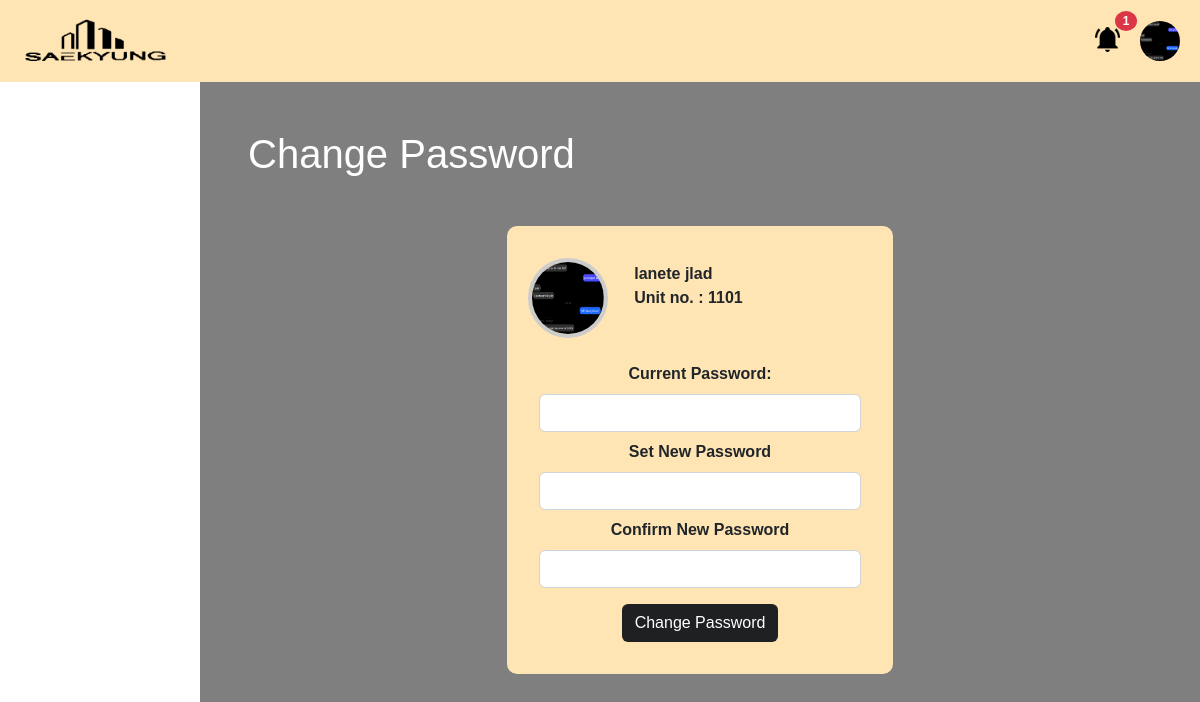
The page /FrontEnd/residents/changepass2.php (signed in) on the database its author committed.
### tables this page shows
CREATE TABLE `accounts` (
  `accountID` int(11) NOT NULL,
  `userID` varchar(20) NOT NULL,
  `password` varchar(50) NOT NULL,
  `defaultPass` varchar(100) NOT NULL,
  `firstname` varchar(100) NOT NULL,
  `lastname` varchar(100) NOT NULL,
  `img` varchar(255) NOT NULL DEFAULT '../../FrontEnd/_assets/images/profile.png',
  `usertype` varchar(100) NOT NULL DEFAULT 'user'
);

### FrontEnd/residents/changepass2.php (the view, shortened to what this page needs)
<?php
include '../../BackEnd/database/config.php';
?>
<!DOCTYPE html>
<html lang="en">
<head>
    <link rel="stylesheet" href="https://cdn.jsdelivr.net/npm/bootstrap-icons@1.9.1/font/bootstrap-icons.css">
    <link rel="stylesheet" href="../_assets/css/bootstrap.css">
    <link rel="stylesheet" href="../_assets/css/custom.css">
</head>
<body style="background-image:url(../_assets/images/resident.png); background-repeat: no-repeat; background-size: cover; background-position:center; height:100%;">
    <nav class="navbar navbar-expand-md px-2 bg-inner">
        <div class="container-fluid">
            <a href="dashboard.php" class="navbar-brand"><img src="../_assets/images/FINAL LOGO.png" alt="LOGO" class="img-fluid position-relative" width=150; style="top:3px;"></a>
            <?php
            $selectnotif = mysqli_query($conn, "SELECT * FROM notifications_resident WHERE status = 0");
            $count = mysqli_num_rows($selectnotif);
            ?>
            <div class="d-flex flex-row gap-2">
                <div class="dropdown position-relative p-0 m-0">
                    <button type="button" class="btn btn-link border-0 mx-auto text-decoration-none" data-bs-toggle="dropdown"><img src="../_assets/images/bell.png" class="img-fluid" width="25">
                        <?php
                        if ($count == 0) {
                        } else {
                            echo '<span class="badge bg-danger rounded-circle" style="position: absolute; top:-10px; left:2rem;">';
                            echo $count;
                        }
                        ?>
                    </button>
                </div>
                <?php if (isset($_SESSION['username'])) {
                    $userID = $_SESSION['username'];
                } ?>
                <?php
                $select = mysqli_query($conn, "SELECT * FROM accounts WHERE userID = $userID limit 1");
                $row = mysqli_fetch_array($select);
                $img = $row['img'];
                ?>
                <div class="dropdown">
                    <button type="button" class="btn btn-link border-0 mx-auto text-decoration-none p-0" data-bs-toggle="dropdown"><img src="<?php echo $img; ?>" class="img-fluid rounded-pill" width="40" style="height:40px;">
                    </button>
                </div>
            </div>
        </div>
    </nav>
    <div class="container-fluid">
        <div class="row">
            <div class="col-md-3 col-lg-2 p-0 bg-transparent">
                <nav class="nav nav-pills flex-column fs-5 gap-1 p-0">
                    <a href="dashboard.php" class="nav-link text-white ps-5">Dashboard</a>
                    <a href="services2.php" class="nav-link text-white ps-5">Services</a>
                    <a href="history2.php" class="nav-link text-white ps-5">History</a>
                </nav>
            </div>
            <div class="col-md-9 col-lg-10 bg-inner3 p-lg-5" style="height: 100vh; overflow:auto;">
                <h1 class="text-white">Change Password</h1>
                <div class="row justify-content-center mt-5">
                    <div class="col-lg-5 bg-inner text-center p-2" style="border-radius: 10px;">
                        <?php if (isset($_SESSION['username'])) {
                            $userID = $_SESSION['username'];
                        } ?>
                        <?php
                        $select = mysqli_query($conn, "SELECT * FROM accounts WHERE userID = $userID limit 1");
                        $row = mysqli_fetch_array($select);
                        $img = $row['img'];
                        $firstname = $row['firstname'];
                        $lastname = $row['lastname'];
                        ?>
                        <div class="row">
                            <div class="col-4 p-0">
                                <div class="card-body">
                                    <div class="container p-0">
                                        <div class="picture-container">
                                            <div class="picture mt-4">
                                                <img src="<?php echo $img; ?>" class="picture-src" id="profile" title="">
                                            </div>
                                        </div>
                                    </div>
                                </div>
                            </div>
                            <div class="col-8 p-0 text-start align-self-center">
                                <p class="p-0 m-0 fw-bold"><?php echo $lastname . '&nbsp' . $firstname; ?></p>
                                <p class="p-0 m-0 fw-bold">Unit no. : <?php echo $userID; ?></p>
                            </div>
                        </div>
                        <div class="card-body">
                            <form action="../../BackEnd/database/changepass.php" method="POST" class="needs-validation bg-transparent text-light p-4" novalidate="">
                                <div class="mb-3">
                                    <label for="oldPassword" class="form-label text-dark">
                                        <strong>Current Password:</strong>
                                    </label>
                                    <input type="password" class="form-control" id="oldPassword" name="oldPassword" required>
                                    <label for="newPassword" class="form-label text-dark mt-2">
                                        <strong>Set New Password</strong>
                                    </label>
                                    <input type="password" class="form-control" id="newPassword" name="newPassword" required>
                                    <label for="newConfirmPassword" class="form-label text-dark mt-2">
                                        <strong>Confirm New Password</strong>
                                    </label>
                                    <input type="password" class="form-control" id="newConfirmPassword" name="newConfirmPassword" required>
                                </div>
                                <button type="submit" name="resSubmit" class="btn text-white" style="background-color: #1F2022;">Change Password</button>
                            </form>
                        </div>
                    </div>
                </div>
            </div>
        </div>
</body>
</html>

### FrontEnd/_assets/css/custom.css (style rules this page uses)
body,html { width: 100%; height: 100%; overflow: auto; }
* { font-family: 'Montserrat', sans-serif; box-sizing: border-box; }
span { color: #777; font-size: 12px; padding-top: 14px; padding-left: 1rem; }
.bg-inner { background-color: #FFE5B4; }
.bg-inner3 { background: rgba(0, 0, 0, 0.5); }

### FrontEnd/residents/changepass2.php (style rules this page uses)
.picture-container { position: relative; cursor: pointer; text-align: center; }
.picture { width: 80px; height: 80px; background-color: #999999; border: 4px solid #CCCCCC; color: #FFFFFF; border-radius: 50%; margin: 0px auto; overflow: hidden; transition: all 0.2s; -webkit-transition: all 0.2s; }
.picture-src { width: 100%; height: 100%; }

### rows shown on the page
accounts: img (picture), lastname "lanete", firstname "jlad"

### other values the page prints
$count "1"
$userID "1101"
